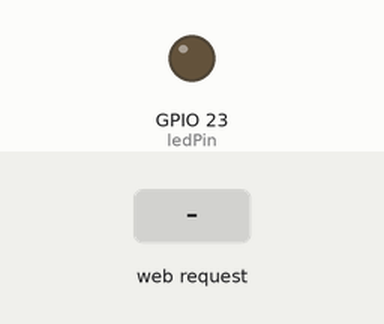
A sketch run on a simulated ESP32. Parts: output pins drawn as LEDs (lit = HIGH). Inputs (shaded band) come from the test bench. WiFi joins after 1.5 s; servers stay silent unless stated; what the sketch prints to the serial monitor is not drawn.

Above: at 2.7 s.
2.8 s: HTTP request GET /led/on received
At 4.1 s:
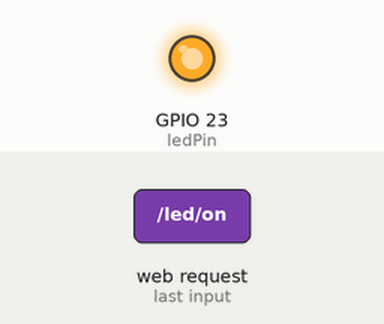
5.8 s: HTTP request GET /led received
At 6.4 s:
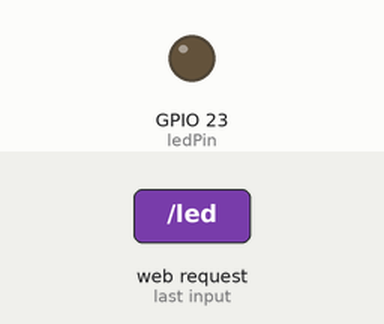
Timing chart, 0 to 8.8 s (numbered marks = the images above; inputs shaded):
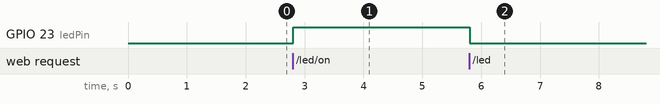

Measured:
- after the input at 2.8 s, GPIO 23 (ledPin): LOW → HIGH at once
- after the input at 5.8 s, GPIO 23 (ledPin): HIGH → LOW at once

The sketch:

wifi_test.ino
```cpp
#include <WiFi.h>
#include <Wire.h>
#include <Adafruit_Sensor.h>
//#include <Adafruit_BMP280.h>

// constants won't change. They're used here to set pin numbers, etc.
// replace with your network credentials
const char* ssid     = "kasun1";
const char* password = "12345678";
const int ledPin = 23;

// define the BMP sensor and web server
//Adafruit_BMP280 bmp;
WiFiServer server(80); // set web server port number to 80

// variables will change:
String header;
bool ledState = false;
unsigned long currentTime = millis();
unsigned long previousTime = 0;
const long timeoutTime = 2000;

void setup() {
  pinMode(ledPin, OUTPUT);
  Serial.begin(115200);
  //bmp.begin(0x76); // [0x76, 0x77]
  // connect to Wi-Fi network with SSID and password
  Serial.print("Connecting to ");
  Serial.println(ssid);
  WiFi.begin(ssid, password);
  while (WiFi.status() != WL_CONNECTED) {
    delay(500);
    Serial.print(".");
  }
  // print private IP address and start web server
  Serial.println("");
  Serial.println("WiFi connected.");
  Serial.println("IP address: ");
  Serial.println(WiFi.localIP());
  server.begin();
}

void loop() {
  WiFiClient client = server.available();   // listen for incoming clients
  if (client) {                             // if a new client connects,
    currentTime = millis();
    previousTime = currentTime;
    Serial.println("New Client.");          // print a message out in the serial port
    String currentLine = "";                // make a String to hold incoming data from the client
    while (client.connected() && currentTime - previousTime <= timeoutTime) {  // loop while the client's connected
      currentTime = millis();
      if (client.available()) {             // if there's bytes to read from the client,
        char c = client.read();             // read a byte, then
        Serial.write(c);                    // print it out the serial monitor
        header += c;
        if (c == '\n') {                    // if the byte is a newline character
          // if the current line is blank, you got two newline characters in a row.
          // that's the end of the client HTTP request, so send a response:
          if (currentLine.length() == 0) {
            // HTTP headers always start with a response code (e.g. HTTP/1.1 200 OK)
            // and a content-type so the client knows what's coming, then a blank line:
            client.println("HTTP/1.1 200 OK");
            client.println("Content-type:text/html");
            client.println("Connection: close");
            client.println();
            client.println("<!DOCTYPE html>");
              client.println("<html>");
                client.println("<head>");
                  client.println("<meta name=\"viewport\" content=\"width=device-width, initial-scale=1\">");
                  client.println("<link rel=\"icon\" href=\"data:,\">");
                  client.println("<style>");
                    client.println("h1 { border-bottom: 1px solid #c0c0c0; margin-bottom: 10px; padding-bottom: 10px; white-space: nowrap; }");
                    client.println("table { border-collapse: collapse; }");
                    client.println("th { cursor: pointer; }");
                    client.println("td { padding-inline-start: 2em; text-align: end; white-space: nowrap; }");
                    client.println("button { border: none; color: white; padding: 16px 40px; text-decoration: none; margin: 2px; cursor: pointer; }");
                  client.println("</style>");
                client.println("</head>");
                client.println("<body>");
                // BMP280 page
                if (header.indexOf("GET /bmp280") >= 0) {
                  client.println("<h1>ESP32 Web Server with BMP280</h1>");
                  client.println("<a href=\"./\">Back</a>");
                  client.println("<br></br>");
                  client.println("<table>");
                    client.println("<tr>");
                      client.println("<th>Measurement</th>");
                      client.println("<th>Value</th>");
                    client.println("</tr>");
                    client.println("<tr>");
                      client.println("<td>Temp. Celsius</td>");
                      client.println("<td>");
                        //client.print(bmp.readTemperature());
                        client.println(" &#176;C");
                      client.println("</td>");
                    client.println("</tr>");
                    client.println("<tr>");
                      client.println("<td>Temp. Fahrenheit</td>");
                      client.println("<td>");
                       // client.print(1.8 * bmp.readTemperature() + 32);
                        client.println(" &#176;F");
                      client.println("</td>");
                    client.println("</tr>");
                    client.println("<tr>");
                      client.println("<td>Pressure</td>");
                      client.println("<td>");
                        //client.print(bmp.readPressure());
                        client.println(" Pa");
                      client.println("</td>");
                    client.println("</tr>");
                    client.println("<tr>");
                      client.println("<td>Approx. Altitude</td>");
                      client.println("<td>");
                        //client.print(bmp.readAltitude());
                        client.println(" m");
                      client.println("</td>");
                    client.println("</tr>");
                  client.println("</table>");
                // LED page
                } else if (header.indexOf("GET /led") >= 0) {
                  client.println("<h1>ESP32 Web Server with LED</h1>");
                  client.println("<a href=\"../\">Back</a>");
                  // when LED on, show "turn off" button
                  if (header.indexOf("GET /led/on") >= 0) {
                    digitalWrite(ledPin, HIGH);
                    client.println("<h3>LED is on</h3>");
                    client.println("<a href=\"/led/off\"><button style=\"background-color: #bf1919;\">Turn it off</button></a>");
                  // when LED off, show "turn on" button
                  } else {
                    digitalWrite(ledPin, LOW);
                    client.println("<h3>LED is off</h3>");
                    client.println("<a href=\"/led/on\"><button style=\"background-color: #48bf19;\">Turn it on</button></a>");
                  }
                // default page
                } else {
                  client.println("<h1>ESP32 Web Server</h1>");
                  client.println("<table>");
                    client.println("<tr>");
                      client.println("<th>Name</th>");
                      client.println("<th>Link</th>");
                    client.println("</tr>");
                    client.println("<tr>");
                      client.println("<td><a href=\"/led/off\">LED</a></td>");
                      client.println("<td>/led/off</td>");
                    client.println("</tr>");
                    client.println("<tr>");
                      client.println("<td><a href=\"/bmp280\">BMP280</a></td>");
                      client.println("<td>/bmp280</td>");
                    client.println("</tr>");
                  client.println("</table>");
                }
                client.println("</body>");
              client.println("</html>");
            client.println();
            // break out of the while loop
            break;
          } else { // if you got a newline, then clear currentLine
            currentLine = "";
          }
        } else if (c != '\r') {  // if you got anything else but a carriage return character,
          currentLine += c;      // add it to the end of the currentLine
        }
      }
    }
    // clear the header variable
    header = "";
    // close the connection
    client.stop();
    Serial.println("Client disconnected.");
    Serial.println("");
  }
}
```
